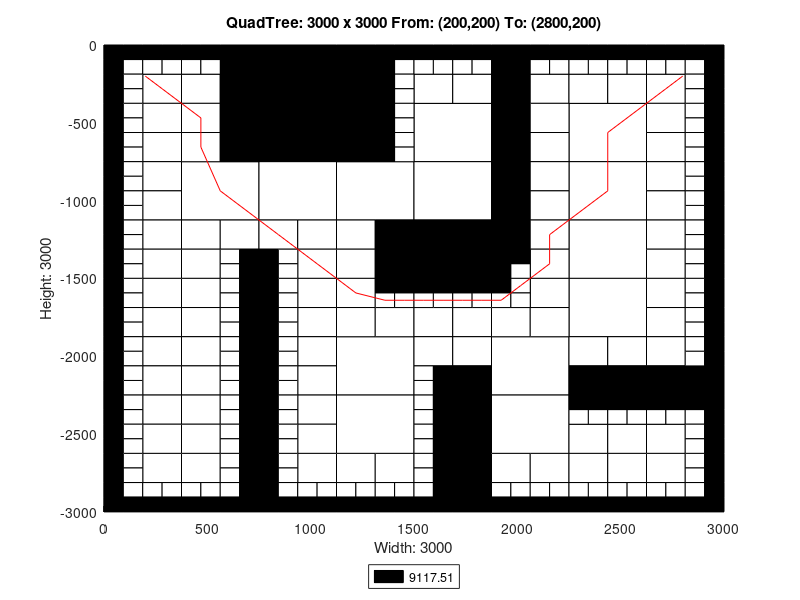

MATLAB code for this plot:
axis([0 3000 -3000 0]);
title('QuadTree: 3000 x 3000 From: (200,200) To: (2800,200)');
xlabel('Width: 3000');
ylabel('Height: 3000');
rectangle('Position',[750 -375 375 375], 'FaceColor',[0 0 0]);
rectangle('Position',[750 -750 375 375], 'FaceColor',[0 0 0]);
rectangle('Position',[375 -1125 375 375], 'FaceColor',[1 1 1]);
rectangle('Position',[750 -1125 375 375], 'FaceColor',[1 1 1]);
rectangle('Position',[1125 -1125 375 375], 'FaceColor',[1 1 1]);
rectangle('Position',[1500 -750 375 375], 'FaceColor',[1 1 1]);
rectangle('Position',[2250 -750 375 375], 'FaceColor',[1 1 1]);
rectangle('Position',[1500 -1125 375 375], 'FaceColor',[1 1 1]);
rectangle('Position',[1500 -1500 375 375], 'FaceColor',[0 0 0]);
rectangle('Position',[2250 -1125 375 375], 'FaceColor',[1 1 1]);
rectangle('Position',[2250 -1500 375 375], 'FaceColor',[1 1 1]);
rectangle('Position',[1125 -2250 375 375], 'FaceColor',[1 1 1]);
rectangle('Position',[1125 -2625 375 375], 'FaceColor',[1 1 1]);
rectangle('Position',[1875 -2250 375 375], 'FaceColor',[1 1 1]);
rectangle('Position',[2250 -1875 375 375], 'FaceColor',[1 1 1]);
rectangle('Position',[1875 -2625 375 375], 'FaceColor',[1 1 1]);
rectangle('Position',[187.5 -375 187.5 187.5], 'FaceColor',[1 1 1]);
rectangle('Position',[562.5 -187.5 187.5 187.5], 'FaceColor',[0 0 0]);
rectangle('Position',[375 -375 187.5 187.5], 'FaceColor',[1 1 1]);
rectangle('Position',[562.5 -375 187.5 187.5], 'FaceColor',[0 0 0]);
rectangle('Position',[187.5 -562.5 187.5 187.5], 'FaceColor',[1 1 1]);
rectangle('Position',[187.5 -750 187.5 187.5], 'FaceColor',[1 1 1]);
rectangle('Position',[375 -562.5 187.5 187.5], 'FaceColor',[1 1 1]);
rectangle('Position',[562.5 -562.5 187.5 187.5], 'FaceColor',[0 0 0]);
rectangle('Position',[375 -750 187.5 187.5], 'FaceColor',[1 1 1]);
rectangle('Position',[562.5 -750 187.5 187.5], 'FaceColor',[0 0 0]);
rectangle('Position',[1125 -187.5 187.5 187.5], 'FaceColor',[0 0 0]);
rectangle('Position',[1125 -375 187.5 187.5], 'FaceColor',[0 0 0]);
rectangle('Position',[1125 -562.5 187.5 187.5], 'FaceColor',[0 0 0]);
rectangle('Position',[1125 -750 187.5 187.5], 'FaceColor',[0 0 0]);
rectangle('Position',[187.5 -937.5 187.5 187.5], 'FaceColor',[1 1 1]);
rectangle('Position',[187.5 -1125 187.5 187.5], 'FaceColor',[1 1 1]);
rectangle('Position',[187.5 -1312.5 187.5 187.5], 'FaceColor',[1 1 1]);
rectangle('Position',[187.5 -1500 187.5 187.5], 'FaceColor',[1 1 1]);
rectangle('Position',[375 -1312.5 187.5 187.5], 'FaceColor',[1 1 1]);
rectangle('Position',[562.5 -1312.5 187.5 187.5], 'FaceColor',[1 1 1]);
rectangle('Position',[375 -1500 187.5 187.5], 'FaceColor',[1 1 1]);
rectangle('Position',[750 -1312.5 187.5 187.5], 'FaceColor',[1 1 1]);
rectangle('Position',[937.5 -1312.5 187.5 187.5], 'FaceColor',[1 1 1]);
rectangle('Position',[937.5 -1500 187.5 187.5], 'FaceColor',[1 1 1]);
rectangle('Position',[1125 -1312.5 187.5 187.5], 'FaceColor',[1 1 1]);
rectangle('Position',[1312.5 -1312.5 187.5 187.5], 'FaceColor',[0 0 0]);
rectangle('Position',[1125 -1500 187.5 187.5], 'FaceColor',[1 1 1]);
rectangle('Position',[1312.5 -1500 187.5 187.5], 'FaceColor',[0 0 0]);
rectangle('Position',[1500 -375 187.5 187.5], 'FaceColor',[1 1 1]);
rectangle('Position',[1687.5 -375 187.5 187.5], 'FaceColor',[1 1 1]);
rectangle('Position',[1875 -187.5 187.5 187.5], 'FaceColor',[0 0 0]);
rectangle('Position',[1875 -375 187.5 187.5], 'FaceColor',[0 0 0]);
rectangle('Position',[2062.5 -375 187.5 187.5], 'FaceColor',[1 1 1]);
rectangle('Position',[1875 -562.5 187.5 187.5], 'FaceColor',[0 0 0]);
rectangle('Position',[2062.5 -562.5 187.5 187.5], 'FaceColor',[1 1 1]);
rectangle('Position',[1875 -750 187.5 187.5], 'FaceColor',[0 0 0]);
rectangle('Position',[2062.5 -750 187.5 187.5], 'FaceColor',[1 1 1]);
rectangle('Position',[2250 -375 187.5 187.5], 'FaceColor',[1 1 1]);
rectangle('Position',[2437.5 -375 187.5 187.5], 'FaceColor',[1 1 1]);
rectangle('Position',[2625 -375 187.5 187.5], 'FaceColor',[1 1 1]);
rectangle('Position',[2625 -562.5 187.5 187.5], 'FaceColor',[1 1 1]);
rectangle('Position',[2625 -750 187.5 187.5], 'FaceColor',[1 1 1]);
rectangle('Position',[1875 -937.5 187.5 187.5], 'FaceColor',[0 0 0]);
rectangle('Position',[2062.5 -937.5 187.5 187.5], 'FaceColor',[1 1 1]);
rectangle('Position',[1875 -1125 187.5 187.5], 'FaceColor',[0 0 0]);
rectangle('Position',[2062.5 -1125 187.5 187.5], 'FaceColor',[1 1 1]);
rectangle('Position',[1875 -1312.5 187.5 187.5], 'FaceColor',[0 0 0]);
rectangle('Position',[2062.5 -1312.5 187.5 187.5], 'FaceColor',[1 1 1]);
rectangle('Position',[2062.5 -1500 187.5 187.5], 'FaceColor',[1 1 1]);
rectangle('Position',[2625 -937.5 187.5 187.5], 'FaceColor',[1 1 1]);
rectangle('Position',[2625 -1125 187.5 187.5], 'FaceColor',[1 1 1]);
rectangle('Position',[2625 -1312.5 187.5 187.5], 'FaceColor',[1 1 1]);
rectangle('Position',[2625 -1500 187.5 187.5], 'FaceColor',[1 1 1]);
rectangle('Position',[187.5 -1687.5 187.5 187.5], 'FaceColor',[1 1 1]);
rectangle('Position',[187.5 -1875 187.5 187.5], 'FaceColor',[1 1 1]);
rectangle('Position',[375 -1687.5 187.5 187.5], 'FaceColor',[1 1 1]);
rectangle('Position',[375 -1875 187.5 187.5], 'FaceColor',[1 1 1]);
rectangle('Position',[187.5 -2062.5 187.5 187.5], 'FaceColor',[1 1 1]);
rectangle('Position',[187.5 -2250 187.5 187.5], 'FaceColor',[1 1 1]);
rectangle('Position',[375 -2062.5 187.5 187.5], 'FaceColor',[1 1 1]);
rectangle('Position',[375 -2250 187.5 187.5], 'FaceColor',[1 1 1]);
rectangle('Position',[937.5 -1687.5 187.5 187.5], 'FaceColor',[1 1 1]);
rectangle('Position',[937.5 -1875 187.5 187.5], 'FaceColor',[1 1 1]);
rectangle('Position',[1125 -1687.5 187.5 187.5], 'FaceColor',[1 1 1]);
rectangle('Position',[1125 -1875 187.5 187.5], 'FaceColor',[1 1 1]);
rectangle('Position',[1312.5 -1875 187.5 187.5], 'FaceColor',[1 1 1]);
rectangle('Position',[937.5 -2062.5 187.5 187.5], 'FaceColor',[1 1 1]);
rectangle('Position',[937.5 -2250 187.5 187.5], 'FaceColor',[1 1 1]);
rectangle('Position',[187.5 -2437.5 187.5 187.5], 'FaceColor',[1 1 1]);
rectangle('Position',[187.5 -2625 187.5 187.5], 'FaceColor',[1 1 1]);
rectangle('Position',[375 -2437.5 187.5 187.5], 'FaceColor',[1 1 1]);
rectangle('Position',[375 -2625 187.5 187.5], 'FaceColor',[1 1 1]);
rectangle('Position',[187.5 -2812.5 187.5 187.5], 'FaceColor',[1 1 1]);
rectangle('Position',[375 -2812.5 187.5 187.5], 'FaceColor',[1 1 1]);
rectangle('Position',[937.5 -2437.5 187.5 187.5], 'FaceColor',[1 1 1]);
rectangle('Position',[937.5 -2625 187.5 187.5], 'FaceColor',[1 1 1]);
rectangle('Position',[937.5 -2812.5 187.5 187.5], 'FaceColor',[1 1 1]);
rectangle('Position',[1125 -2812.5 187.5 187.5], 'FaceColor',[1 1 1]);
rectangle('Position',[1312.5 -2812.5 187.5 187.5], 'FaceColor',[1 1 1]);
rectangle('Position',[1500 -1875 187.5 187.5], 'FaceColor',[1 1 1]);
rectangle('Position',[1687.5 -1875 187.5 187.5], 'FaceColor',[1 1 1]);
rectangle('Position',[2062.5 -1687.5 187.5 187.5], 'FaceColor',[1 1 1]);
rectangle('Position',[1875 -1875 187.5 187.5], 'FaceColor',[1 1 1]);
rectangle('Position',[2062.5 -1875 187.5 187.5], 'FaceColor',[1 1 1]);
rectangle('Position',[1500 -2062.5 187.5 187.5], 'FaceColor',[1 1 1]);
rectangle('Position',[1687.5 -2062.5 187.5 187.5], 'FaceColor',[1 1 1]);
rectangle('Position',[1687.5 -2250 187.5 187.5], 'FaceColor',[0 0 0]);
rectangle('Position',[2625 -1687.5 187.5 187.5], 'FaceColor',[1 1 1]);
rectangle('Position',[2625 -1875 187.5 187.5], 'FaceColor',[1 1 1]);
rectangle('Position',[2250 -2062.5 187.5 187.5], 'FaceColor',[1 1 1]);
rectangle('Position',[2437.5 -2062.5 187.5 187.5], 'FaceColor',[1 1 1]);
rectangle('Position',[2250 -2250 187.5 187.5], 'FaceColor',[0 0 0]);
rectangle('Position',[2437.5 -2250 187.5 187.5], 'FaceColor',[0 0 0]);
rectangle('Position',[2625 -2062.5 187.5 187.5], 'FaceColor',[1 1 1]);
rectangle('Position',[2625 -2250 187.5 187.5], 'FaceColor',[0 0 0]);
rectangle('Position',[2812.5 -2250 187.5 187.5], 'FaceColor',[0 0 0]);
rectangle('Position',[1687.5 -2437.5 187.5 187.5], 'FaceColor',[0 0 0]);
rectangle('Position',[1687.5 -2625 187.5 187.5], 'FaceColor',[0 0 0]);
rectangle('Position',[1687.5 -2812.5 187.5 187.5], 'FaceColor',[0 0 0]);
rectangle('Position',[1687.5 -3000 187.5 187.5], 'FaceColor',[0 0 0]);
rectangle('Position',[1875 -2812.5 187.5 187.5], 'FaceColor',[1 1 1]);
rectangle('Position',[2062.5 -2812.5 187.5 187.5], 'FaceColor',[1 1 1]);
rectangle('Position',[2250 -2625 187.5 187.5], 'FaceColor',[1 1 1]);
rectangle('Position',[2437.5 -2625 187.5 187.5], 'FaceColor',[1 1 1]);
rectangle('Position',[2625 -2625 187.5 187.5], 'FaceColor',[1 1 1]);
rectangle('Position',[2250 -2812.5 187.5 187.5], 'FaceColor',[1 1 1]);
rectangle('Position',[2437.5 -2812.5 187.5 187.5], 'FaceColor',[1 1 1]);
rectangle('Position',[2625 -2812.5 187.5 187.5], 'FaceColor',[1 1 1]);
rectangle('Position',[0 -93.75 93.75 93.75], 'FaceColor',[0 0 0]);
rectangle('Position',[93.75 -93.75 93.75 93.75], 'FaceColor',[0 0 0]);
rectangle('Position',[0 -187.5 93.75 93.75], 'FaceColor',[0 0 0]);
rectangle('Position',[93.75 -187.5 93.75 93.75], 'FaceColor',[1 1 1]);
rectangle('Position',[187.5 -93.75 93.75 93.75], 'FaceColor',[0 0 0]);
rectangle('Position',[281.25 -93.75 93.75 93.75], 'FaceColor',[0 0 0]);
rectangle('Position',[187.5 -187.5 93.75 93.75], 'FaceColor',[1 1 1]);
rectangle('Position',[281.25 -187.5 93.75 93.75], 'FaceColor',[1 1 1]);
rectangle('Position',[0 -281.25 93.75 93.75], 'FaceColor',[0 0 0]);
rectangle('Position',[93.75 -281.25 93.75 93.75], 'FaceColor',[1 1 1]);
rectangle('Position',[0 -375 93.75 93.75], 'FaceColor',[0 0 0]);
rectangle('Position',[93.75 -375 93.75 93.75], 'FaceColor',[1 1 1]);
rectangle('Position',[375 -93.75 93.75 93.75], 'FaceColor',[0 0 0]);
rectangle('Position',[468.75 -93.75 93.75 93.75], 'FaceColor',[0 0 0]);
rectangle('Position',[375 -187.5 93.75 93.75], 'FaceColor',[1 1 1]);
rectangle('Position',[468.75 -187.5 93.75 93.75], 'FaceColor',[1 1 1]);
rectangle('Position',[0 -468.75 93.75 93.75], 'FaceColor',[0 0 0]);
rectangle('Position',[93.75 -468.75 93.75 93.75], 'FaceColor',[1 1 1]);
rectangle('Position',[0 -562.5 93.75 93.75], 'FaceColor',[0 0 0]);
rectangle('Position',[93.75 -562.5 93.75 93.75], 'FaceColor',[1 1 1]);
rectangle('Position',[0 -656.25 93.75 93.75], 'FaceColor',[0 0 0]);
rectangle('Position',[93.75 -656.25 93.75 93.75], 'FaceColor',[1 1 1]);
rectangle('Position',[0 -750 93.75 93.75], 'FaceColor',[0 0 0]);
rectangle('Position',[93.75 -750 93.75 93.75], 'FaceColor',[1 1 1]);
rectangle('Position',[1312.5 -93.75 93.75 93.75], 'FaceColor',[0 0 0]);
rectangle('Position',[1406.25 -93.75 93.75 93.75], 'FaceColor',[0 0 0]);
rectangle('Position',[1312.5 -187.5 93.75 93.75], 'FaceColor',[0 0 0]);
rectangle('Position',[1406.25 -187.5 93.75 93.75], 'FaceColor',[1 1 1]);
rectangle('Position',[1312.5 -281.25 93.75 93.75], 'FaceColor',[0 0 0]);
rectangle('Position',[1406.25 -281.25 93.75 93.75], 'FaceColor',[1 1 1]);
rectangle('Position',[1312.5 -375 93.75 93.75], 'FaceColor',[0 0 0]);
rectangle('Position',[1406.25 -375 93.75 93.75], 'FaceColor',[1 1 1]);
rectangle('Position',[1312.5 -468.75 93.75 93.75], 'FaceColor',[0 0 0]);
rectangle('Position',[1406.25 -468.75 93.75 93.75], 'FaceColor',[1 1 1]);
rectangle('Position',[1312.5 -562.5 93.75 93.75], 'FaceColor',[0 0 0]);
rectangle('Position',[1406.25 -562.5 93.75 93.75], 'FaceColor',[1 1 1]);
rectangle('Position',[1312.5 -656.25 93.75 93.75], 'FaceColor',[0 0 0]);
rectangle('Position',[1406.25 -656.25 93.75 93.75], 'FaceColor',[1 1 1]);
rectangle('Position',[1312.5 -750 93.75 93.75], 'FaceColor',[0 0 0]);
rectangle('Position',[1406.25 -750 93.75 93.75], 'FaceColor',[1 1 1]);
rectangle('Position',[0 -843.75 93.75 93.75], 'FaceColor',[0 0 0]);
rectangle('Position',[93.75 -843.75 93.75 93.75], 'FaceColor',[1 1 1]);
rectangle('Position',[0 -937.5 93.75 93.75], 'FaceColor',[0 0 0]);
rectangle('Position',[93.75 -937.5 93.75 93.75], 'FaceColor',[1 1 1]);
rectangle('Position',[0 -1031.25 93.75 93.75], 'FaceColor',[0 0 0]);
rectangle('Position',[93.75 -1031.25 93.75 93.75], 'FaceColor',[1 1 1]);
rectangle('Position',[0 -1125 93.75 93.75], 'FaceColor',[0 0 0]);
rectangle('Position',[93.75 -1125 93.75 93.75], 'FaceColor',[1 1 1]);
rectangle('Position',[0 -1218.75 93.75 93.75], 'FaceColor',[0 0 0]);
rectangle('Position',[93.75 -1218.75 93.75 93.75], 'FaceColor',[1 1 1]);
rectangle('Position',[0 -1312.5 93.75 93.75], 'FaceColor',[0 0 0]);
rectangle('Position',[93.75 -1312.5 93.75 93.75], 'FaceColor',[1 1 1]);
rectangle('Position',[0 -1406.25 93.75 93.75], 'FaceColor',[0 0 0]);
rectangle('Position',[93.75 -1406.25 93.75 93.75], 'FaceColor',[1 1 1]);
rectangle('Position',[0 -1500 93.75 93.75], 'FaceColor',[0 0 0]);
rectangle('Position',[93.75 -1500 93.75 93.75], 'FaceColor',[1 1 1]);
rectangle('Position',[562.5 -1406.25 93.75 93.75], 'FaceColor',[1 1 1]);
rectangle('Position',[656.25 -1406.25 93.75 93.75], 'FaceColor',[0 0 0]);
rectangle('Position',[562.5 -1500 93.75 93.75], 'FaceColor',[1 1 1]);
rectangle('Position',[656.25 -1500 93.75 93.75], 'FaceColor',[0 0 0]);
rectangle('Position',[750 -1406.25 93.75 93.75], 'FaceColor',[0 0 0]);
rectangle('Position',[843.75 -1406.25 93.75 93.75], 'FaceColor',[1 1 1]);
rectangle('Position',[750 -1500 93.75 93.75], 'FaceColor',[0 0 0]);
rectangle('Position',[843.75 -1500 93.75 93.75], 'FaceColor',[1 1 1]);
rectangle('Position',[1500 -93.75 93.75 93.75], 'FaceColor',[0 0 0]);
rectangle('Position',[1593.75 -93.75 93.75 93.75], 'FaceColor',[0 0 0]);
rectangle('Position',[1500 -187.5 93.75 93.75], 'FaceColor',[1 1 1]);
rectangle('Position',[1593.75 -187.5 93.75 93.75], 'FaceColor',[1 1 1]);
rectangle('Position',[1687.5 -93.75 93.75 93.75], 'FaceColor',[0 0 0]);
rectangle('Position',[1781.25 -93.75 93.75 93.75], 'FaceColor',[0 0 0]);
rectangle('Position',[1687.5 -187.5 93.75 93.75], 'FaceColor',[1 1 1]);
rectangle('Position',[1781.25 -187.5 93.75 93.75], 'FaceColor',[1 1 1]);
rectangle('Position',[2062.5 -93.75 93.75 93.75], 'FaceColor',[0 0 0]);
rectangle('Position',[2156.25 -93.75 93.75 93.75], 'FaceColor',[0 0 0]);
rectangle('Position',[2062.5 -187.5 93.75 93.75], 'FaceColor',[1 1 1]);
rectangle('Position',[2156.25 -187.5 93.75 93.75], 'FaceColor',[1 1 1]);
rectangle('Position',[2250 -93.75 93.75 93.75], 'FaceColor',[0 0 0]);
rectangle('Position',[2343.75 -93.75 93.75 93.75], 'FaceColor',[0 0 0]);
rectangle('Position',[2250 -187.5 93.75 93.75], 'FaceColor',[1 1 1]);
rectangle('Position',[2343.75 -187.5 93.75 93.75], 'FaceColor',[1 1 1]);
rectangle('Position',[2437.5 -93.75 93.75 93.75], 'FaceColor',[0 0 0]);
rectangle('Position',[2531.25 -93.75 93.75 93.75], 'FaceColor',[0 0 0]);
rectangle('Position',[2437.5 -187.5 93.75 93.75], 'FaceColor',[1 1 1]);
rectangle('Position',[2531.25 -187.5 93.75 93.75], 'FaceColor',[1 1 1]);
rectangle('Position',[2625 -93.75 93.75 93.75], 'FaceColor',[0 0 0]);
rectangle('Position',[2718.75 -93.75 93.75 93.75], 'FaceColor',[0 0 0]);
rectangle('Position',[2625 -187.5 93.75 93.75], 'FaceColor',[1 1 1]);
rectangle('Position',[2718.75 -187.5 93.75 93.75], 'FaceColor',[1 1 1]);
rectangle('Position',[2812.5 -93.75 93.75 93.75], 'FaceColor',[0 0 0]);
rectangle('Position',[2906.25 -93.75 93.75 93.75], 'FaceColor',[0 0 0]);
rectangle('Position',[2812.5 -187.5 93.75 93.75], 'FaceColor',[1 1 1]);
rectangle('Position',[2906.25 -187.5 93.75 93.75], 'FaceColor',[0 0 0]);
rectangle('Position',[2812.5 -281.25 93.75 93.75], 'FaceColor',[1 1 1]);
rectangle('Position',[2906.25 -281.25 93.75 93.75], 'FaceColor',[0 0 0]);
rectangle('Position',[2812.5 -375 93.75 93.75], 'FaceColor',[1 1 1]);
rectangle('Position',[2906.25 -375 93.75 93.75], 'FaceColor',[0 0 0]);
rectangle('Position',[2812.5 -468.75 93.75 93.75], 'FaceColor',[1 1 1]);
rectangle('Position',[2906.25 -468.75 93.75 93.75], 'FaceColor',[0 0 0]);
rectangle('Position',[2812.5 -562.5 93.75 93.75], 'FaceColor',[1 1 1]);
rectangle('Position',[2906.25 -562.5 93.75 93.75], 'FaceColor',[0 0 0]);
rectangle('Position',[2812.5 -656.25 93.75 93.75], 'FaceColor',[1 1 1]);
rectangle('Position',[2906.25 -656.25 93.75 93.75], 'FaceColor',[0 0 0]);
rectangle('Position',[2812.5 -750 93.75 93.75], 'FaceColor',[1 1 1]);
rectangle('Position',[2906.25 -750 93.75 93.75], 'FaceColor',[0 0 0]);
rectangle('Position',[1875 -1406.25 93.75 93.75], 'FaceColor',[0 0 0]);
rectangle('Position',[1968.75 -1406.25 93.75 93.75], 'FaceColor',[0 0 0]);
rectangle('Position',[1875 -1500 93.75 93.75], 'FaceColor',[0 0 0]);
rectangle('Position',[1968.75 -1500 93.75 93.75], 'FaceColor',[1 1 1]);
rectangle('Position',[2812.5 -843.75 93.75 93.75], 'FaceColor',[1 1 1]);
rectangle('Position',[2906.25 -843.75 93.75 93.75], 'FaceColor',[0 0 0]);
rectangle('Position',[2812.5 -937.5 93.75 93.75], 'FaceColor',[1 1 1]);
rectangle('Position',[2906.25 -937.5 93.75 93.75], 'FaceColor',[0 0 0]);
rectangle('Position',[2812.5 -1031.25 93.75 93.75], 'FaceColor',[1 1 1]);
rectangle('Position',[2906.25 -1031.25 93.75 93.75], 'FaceColor',[0 0 0]);
rectangle('Position',[2812.5 -1125 93.75 93.75], 'FaceColor',[1 1 1]);
rectangle('Position',[2906.25 -1125 93.75 93.75], 'FaceColor',[0 0 0]);
rectangle('Position',[2812.5 -1218.75 93.75 93.75], 'FaceColor',[1 1 1]);
rectangle('Position',[2906.25 -1218.75 93.75 93.75], 'FaceColor',[0 0 0]);
rectangle('Position',[2812.5 -1312.5 93.75 93.75], 'FaceColor',[1 1 1]);
rectangle('Position',[2906.25 -1312.5 93.75 93.75], 'FaceColor',[0 0 0]);
rectangle('Position',[2812.5 -1406.25 93.75 93.75], 'FaceColor',[1 1 1]);
rectangle('Position',[2906.25 -1406.25 93.75 93.75], 'FaceColor',[0 0 0]);
rectangle('Position',[2812.5 -1500 93.75 93.75], 'FaceColor',[1 1 1]);
rectangle('Position',[2906.25 -1500 93.75 93.75], 'FaceColor',[0 0 0]);
rectangle('Position',[0 -1593.75 93.75 93.75], 'FaceColor',[0 0 0]);
rectangle('Position',[93.75 -1593.75 93.75 93.75], 'FaceColor',[1 1 1]);
rectangle('Position',[0 -1687.5 93.75 93.75], 'FaceColor',[0 0 0]);
rectangle('Position',[93.75 -1687.5 93.75 93.75], 'FaceColor',[1 1 1]);
rectangle('Position',[0 -1781.25 93.75 93.75], 'FaceColor',[0 0 0]);
rectangle('Position',[93.75 -1781.25 93.75 93.75], 'FaceColor',[1 1 1]);
rectangle('Position',[0 -1875 93.75 93.75], 'FaceColor',[0 0 0]);
rectangle('Position',[93.75 -1875 93.75 93.75], 'FaceColor',[1 1 1]);
rectangle('Position',[562.5 -1593.75 93.75 93.75], 'FaceColor',[1 1 1]);
rectangle('Position',[656.25 -1593.75 93.75 93.75], 'FaceColor',[0 0 0]);
rectangle('Position',[562.5 -1687.5 93.75 93.75], 'FaceColor',[1 1 1]);
rectangle('Position',[656.25 -1687.5 93.75 93.75], 'FaceColor',[0 0 0]);
rectangle('Position',[562.5 -1781.25 93.75 93.75], 'FaceColor',[1 1 1]);
rectangle('Position',[656.25 -1781.25 93.75 93.75], 'FaceColor',[0 0 0]);
rectangle('Position',[562.5 -1875 93.75 93.75], 'FaceColor',[1 1 1]);
rectangle('Position',[656.25 -1875 93.75 93.75], 'FaceColor',[0 0 0]);
rectangle('Position',[0 -1968.75 93.75 93.75], 'FaceColor',[0 0 0]);
rectangle('Position',[93.75 -1968.75 93.75 93.75], 'FaceColor',[1 1 1]);
rectangle('Position',[0 -2062.5 93.75 93.75], 'FaceColor',[0 0 0]);
rectangle('Position',[93.75 -2062.5 93.75 93.75], 'FaceColor',[1 1 1]);
rectangle('Position',[0 -2156.25 93.75 93.75], 'FaceColor',[0 0 0]);
rectangle('Position',[93.75 -2156.25 93.75 93.75], 'FaceColor',[1 1 1]);
rectangle('Position',[0 -2250 93.75 93.75], 'FaceColor',[0 0 0]);
rectangle('Position',[93.75 -2250 93.75 93.75], 'FaceColor',[1 1 1]);
rectangle('Position',[562.5 -1968.75 93.75 93.75], 'FaceColor',[1 1 1]);
rectangle('Position',[656.25 -1968.75 93.75 93.75], 'FaceColor',[0 0 0]);
rectangle('Position',[562.5 -2062.5 93.75 93.75], 'FaceColor',[1 1 1]);
rectangle('Position',[656.25 -2062.5 93.75 93.75], 'FaceColor',[0 0 0]);
rectangle('Position',[562.5 -2156.25 93.75 93.75], 'FaceColor',[1 1 1]);
rectangle('Position',[656.25 -2156.25 93.75 93.75], 'FaceColor',[0 0 0]);
rectangle('Position',[562.5 -2250 93.75 93.75], 'FaceColor',[1 1 1]);
rectangle('Position',[656.25 -2250 93.75 93.75], 'FaceColor',[0 0 0]);
rectangle('Position',[750 -1593.75 93.75 93.75], 'FaceColor',[0 0 0]);
rectangle('Position',[843.75 -1593.75 93.75 93.75], 'FaceColor',[1 1 1]);
rectangle('Position',[750 -1687.5 93.75 93.75], 'FaceColor',[0 0 0]);
rectangle('Position',[843.75 -1687.5 93.75 93.75], 'FaceColor',[1 1 1]);
rectangle('Position',[750 -1781.25 93.75 93.75], 'FaceColor',[0 0 0]);
rectangle('Position',[843.75 -1781.25 93.75 93.75], 'FaceColor',[1 1 1]);
rectangle('Position',[750 -1875 93.75 93.75], 'FaceColor',[0 0 0]);
rectangle('Position',[843.75 -1875 93.75 93.75], 'FaceColor',[1 1 1]);
rectangle('Position',[1312.5 -1593.75 93.75 93.75], 'FaceColor',[0 0 0]);
rectangle('Position',[1406.25 -1593.75 93.75 93.75], 'FaceColor',[0 0 0]);
rectangle('Position',[1312.5 -1687.5 93.75 93.75], 'FaceColor',[1 1 1]);
rectangle('Position',[1406.25 -1687.5 93.75 93.75], 'FaceColor',[1 1 1]);
rectangle('Position',[750 -1968.75 93.75 93.75], 'FaceColor',[0 0 0]);
rectangle('Position',[843.75 -1968.75 93.75 93.75], 'FaceColor',[1 1 1]);
rectangle('Position',[750 -2062.5 93.75 93.75], 'FaceColor',[0 0 0]);
rectangle('Position',[843.75 -2062.5 93.75 93.75], 'FaceColor',[1 1 1]);
rectangle('Position',[750 -2156.25 93.75 93.75], 'FaceColor',[0 0 0]);
rectangle('Position',[843.75 -2156.25 93.75 93.75], 'FaceColor',[1 1 1]);
rectangle('Position',[750 -2250 93.75 93.75], 'FaceColor',[0 0 0]);
rectangle('Position',[843.75 -2250 93.75 93.75], 'FaceColor',[1 1 1]);
rectangle('Position',[0 -2343.75 93.75 93.75], 'FaceColor',[0 0 0]);
rectangle('Position',[93.75 -2343.75 93.75 93.75], 'FaceColor',[1 1 1]);
rectangle('Position',[0 -2437.5 93.75 93.75], 'FaceColor',[0 0 0]);
rectangle('Position',[93.75 -2437.5 93.75 93.75], 'FaceColor',[1 1 1]);
rectangle('Position',[0 -2531.25 93.75 93.75], 'FaceColor',[0 0 0]);
rectangle('Position',[93.75 -2531.25 93.75 93.75], 'FaceColor',[1 1 1]);
rectangle('Position',[0 -2625 93.75 93.75], 'FaceColor',[0 0 0]);
rectangle('Position',[93.75 -2625 93.75 93.75], 'FaceColor',[1 1 1]);
rectangle('Position',[562.5 -2343.75 93.75 93.75], 'FaceColor',[1 1 1]);
rectangle('Position',[656.25 -2343.75 93.75 93.75], 'FaceColor',[0 0 0]);
rectangle('Position',[562.5 -2437.5 93.75 93.75], 'FaceColor',[1 1 1]);
rectangle('Position',[656.25 -2437.5 93.75 93.75], 'FaceColor',[0 0 0]);
rectangle('Position',[562.5 -2531.25 93.75 93.75], 'FaceColor',[1 1 1]);
rectangle('Position',[656.25 -2531.25 93.75 93.75], 'FaceColor',[0 0 0]);
rectangle('Position',[562.5 -2625 93.75 93.75], 'FaceColor',[1 1 1]);
rectangle('Position',[656.25 -2625 93.75 93.75], 'FaceColor',[0 0 0]);
rectangle('Position',[0 -2718.75 93.75 93.75], 'FaceColor',[0 0 0]);
rectangle('Position',[93.75 -2718.75 93.75 93.75], 'FaceColor',[1 1 1]);
rectangle('Position',[0 -2812.5 93.75 93.75], 'FaceColor',[0 0 0]);
rectangle('Position',[93.75 -2812.5 93.75 93.75], 'FaceColor',[1 1 1]);
rectangle('Position',[0 -2906.25 93.75 93.75], 'FaceColor',[0 0 0]);
rectangle('Position',[93.75 -2906.25 93.75 93.75], 'FaceColor',[1 1 1]);
rectangle('Position',[0 -3000 93.75 93.75], 'FaceColor',[0 0 0]);
rectangle('Position',[93.75 -3000 93.75 93.75], 'FaceColor',[0 0 0]);
rectangle('Position',[187.5 -2906.25 93.75 93.75], 'FaceColor',[1 1 1]);
rectangle('Position',[281.25 -2906.25 93.75 93.75], 'FaceColor',[1 1 1]);
rectangle('Position',[187.5 -3000 93.75 93.75], 'FaceColor',[0 0 0]);
rectangle('Position',[281.25 -3000 93.75 93.75], 'FaceColor',[0 0 0]);
rectangle('Position',[562.5 -2718.75 93.75 93.75], 'FaceColor',[1 1 1]);
rectangle('Position',[656.25 -2718.75 93.75 93.75], 'FaceColor',[0 0 0]);
rectangle('Position',[562.5 -2812.5 93.75 93.75], 'FaceColor',[1 1 1]);
rectangle('Position',[656.25 -2812.5 93.75 93.75], 'FaceColor',[0 0 0]);
rectangle('Position',[375 -2906.25 93.75 93.75], 'FaceColor',[1 1 1]);
rectangle('Position',[468.75 -2906.25 93.75 93.75], 'FaceColor',[1 1 1]);
rectangle('Position',[375 -3000 93.75 93.75], 'FaceColor',[0 0 0]);
rectangle('Position',[468.75 -3000 93.75 93.75], 'FaceColor',[0 0 0]);
rectangle('Position',[562.5 -2906.25 93.75 93.75], 'FaceColor',[1 1 1]);
rectangle('Position',[656.25 -2906.25 93.75 93.75], 'FaceColor',[0 0 0]);
rectangle('Position',[562.5 -3000 93.75 93.75], 'FaceColor',[0 0 0]);
rectangle('Position',[656.25 -3000 93.75 93.75], 'FaceColor',[0 0 0]);
rectangle('Position',[750 -2343.75 93.75 93.75], 'FaceColor',[0 0 0]);
rectangle('Position',[843.75 -2343.75 93.75 93.75], 'FaceColor',[1 1 1]);
rectangle('Position',[750 -2437.5 93.75 93.75], 'FaceColor',[0 0 0]);
rectangle('Position',[843.75 -2437.5 93.75 93.75], 'FaceColor',[1 1 1]);
rectangle('Position',[750 -2531.25 93.75 93.75], 'FaceColor',[0 0 0]);
rectangle('Position',[843.75 -2531.25 93.75 93.75], 'FaceColor',[1 1 1]);
rectangle('Position',[750 -2625 93.75 93.75], 'FaceColor',[0 0 0]);
rectangle('Position',[843.75 -2625 93.75 93.75], 'FaceColor',[1 1 1]);
rectangle('Position',[750 -2718.75 93.75 93.75], 'FaceColor',[0 0 0]);
rectangle('Position',[843.75 -2718.75 93.75 93.75], 'FaceColor',[1 1 1]);
rectangle('Position',[750 -2812.5 93.75 93.75], 'FaceColor',[0 0 0]);
rectangle('Position',[843.75 -2812.5 93.75 93.75], 'FaceColor',[1 1 1]);
rectangle('Position',[750 -2906.25 93.75 93.75], 'FaceColor',[0 0 0]);
rectangle('Position',[843.75 -2906.25 93.75 93.75], 'FaceColor',[1 1 1]);
rectangle('Position',[750 -3000 93.75 93.75], 'FaceColor',[0 0 0]);
rectangle('Position',[843.75 -3000 93.75 93.75], 'FaceColor',[0 0 0]);
rectangle('Position',[937.5 -2906.25 93.75 93.75], 'FaceColor',[1 1 1]);
rectangle('Position',[1031.25 -2906.25 93.75 93.75], 'FaceColor',[1 1 1]);
rectangle('Position',[937.5 -3000 93.75 93.75], 'FaceColor',[0 0 0]);
rectangle('Position',[1031.25 -3000 93.75 93.75], 'FaceColor',[0 0 0]);
rectangle('Position',[1125 -2906.25 93.75 93.75], 'FaceColor',[1 1 1]);
rectangle('Position',[1218.75 -2906.25 93.75 93.75], 'FaceColor',[1 1 1]);
rectangle('Position',[1125 -3000 93.75 93.75], 'FaceColor',[0 0 0]);
rectangle('Position',[1218.75 -3000 93.75 93.75], 'FaceColor',[0 0 0]);
rectangle('Position',[1312.5 -2906.25 93.75 93.75], 'FaceColor',[1 1 1]);
rectangle('Position',[1406.25 -2906.25 93.75 93.75], 'FaceColor',[1 1 1]);
rectangle('Position',[1312.5 -3000 93.75 93.75], 'FaceColor',[0 0 0]);
rectangle('Position',[1406.25 -3000 93.75 93.75], 'FaceColor',[0 0 0]);
rectangle('Position',[1500 -1593.75 93.75 93.75], 'FaceColor',[0 0 0]);
rectangle('Position',[1593.75 -1593.75 93.75 93.75], 'FaceColor',[0 0 0]);
rectangle('Position',[1500 -1687.5 93.75 93.75], 'FaceColor',[1 1 1]);
rectangle('Position',[1593.75 -1687.5 93.75 93.75], 'FaceColor',[1 1 1]);
rectangle('Position',[1687.5 -1593.75 93.75 93.75], 'FaceColor',[0 0 0]);
rectangle('Position',[1781.25 -1593.75 93.75 93.75], 'FaceColor',[0 0 0]);
rectangle('Position',[1687.5 -1687.5 93.75 93.75], 'FaceColor',[1 1 1]);
rectangle('Position',[1781.25 -1687.5 93.75 93.75], 'FaceColor',[1 1 1]);
rectangle('Position',[1875 -1593.75 93.75 93.75], 'FaceColor',[0 0 0]);
rectangle('Position',[1968.75 -1593.75 93.75 93.75], 'FaceColor',[1 1 1]);
rectangle('Position',[1875 -1687.5 93.75 93.75], 'FaceColor',[1 1 1]);
rectangle('Position',[1968.75 -1687.5 93.75 93.75], 'FaceColor',[1 1 1]);
rectangle('Position',[1500 -2156.25 93.75 93.75], 'FaceColor',[1 1 1]);
rectangle('Position',[1593.75 -2156.25 93.75 93.75], 'FaceColor',[0 0 0]);
rectangle('Position',[1500 -2250 93.75 93.75], 'FaceColor',[1 1 1]);
rectangle('Position',[1593.75 -2250 93.75 93.75], 'FaceColor',[0 0 0]);
rectangle('Position',[2812.5 -1593.75 93.75 93.75], 'FaceColor',[1 1 1]);
rectangle('Position',[2906.25 -1593.75 93.75 93.75], 'FaceColor',[0 0 0]);
rectangle('Position',[2812.5 -1687.5 93.75 93.75], 'FaceColor',[1 1 1]);
rectangle('Position',[2906.25 -1687.5 93.75 93.75], 'FaceColor',[0 0 0]);
rectangle('Position',[2812.5 -1781.25 93.75 93.75], 'FaceColor',[1 1 1]);
rectangle('Position',[2906.25 -1781.25 93.75 93.75], 'FaceColor',[0 0 0]);
rectangle('Position',[2812.5 -1875 93.75 93.75], 'FaceColor',[1 1 1]);
rectangle('Position',[2906.25 -1875 93.75 93.75], 'FaceColor',[0 0 0]);
rectangle('Position',[2812.5 -1968.75 93.75 93.75], 'FaceColor',[1 1 1]);
rectangle('Position',[2906.25 -1968.75 93.75 93.75], 'FaceColor',[0 0 0]);
rectangle('Position',[2812.5 -2062.5 93.75 93.75], 'FaceColor',[1 1 1]);
rectangle('Position',[2906.25 -2062.5 93.75 93.75], 'FaceColor',[0 0 0]);
rectangle('Position',[1500 -2343.75 93.75 93.75], 'FaceColor',[1 1 1]);
rectangle('Position',[1593.75 -2343.75 93.75 93.75], 'FaceColor',[0 0 0]);
rectangle('Position',[1500 -2437.5 93.75 93.75], 'FaceColor',[1 1 1]);
rectangle('Position',[1593.75 -2437.5 93.75 93.75], 'FaceColor',[0 0 0]);
rectangle('Position',[1500 -2531.25 93.75 93.75], 'FaceColor',[1 1 1]);
rectangle('Position',[1593.75 -2531.25 93.75 93.75], 'FaceColor',[0 0 0]);
rectangle('Position',[1500 -2625 93.75 93.75], 'FaceColor',[1 1 1]);
rectangle('Position',[1593.75 -2625 93.75 93.75], 'FaceColor',[0 0 0]);
rectangle('Position',[1500 -2718.75 93.75 93.75], 'FaceColor',[1 1 1]);
rectangle('Position',[1593.75 -2718.75 93.75 93.75], 'FaceColor',[0 0 0]);
rectangle('Position',[1500 -2812.5 93.75 93.75], 'FaceColor',[1 1 1]);
rectangle('Position',[1593.75 -2812.5 93.75 93.75], 'FaceColor',[0 0 0]);
rectangle('Position',[1500 -2906.25 93.75 93.75], 'FaceColor',[1 1 1]);
rectangle('Position',[1593.75 -2906.25 93.75 93.75], 'FaceColor',[0 0 0]);
rectangle('Position',[1500 -3000 93.75 93.75], 'FaceColor',[0 0 0]);
rectangle('Position',[1593.75 -3000 93.75 93.75], 'FaceColor',[0 0 0]);
rectangle('Position',[1875 -2906.25 93.75 93.75], 'FaceColor',[1 1 1]);
rectangle('Position',[1968.75 -2906.25 93.75 93.75], 'FaceColor',[1 1 1]);
rectangle('Position',[1875 -3000 93.75 93.75], 'FaceColor',[0 0 0]);
rectangle('Position',[1968.75 -3000 93.75 93.75], 'FaceColor',[0 0 0]);
rectangle('Position',[2062.5 -2906.25 93.75 93.75], 'FaceColor',[1 1 1]);
rectangle('Position',[2156.25 -2906.25 93.75 93.75], 'FaceColor',[1 1 1]);
rectangle('Position',[2062.5 -3000 93.75 93.75], 'FaceColor',[0 0 0]);
rectangle('Position',[2156.25 -3000 93.75 93.75], 'FaceColor',[0 0 0]);
rectangle('Position',[2250 -2343.75 93.75 93.75], 'FaceColor',[0 0 0]);
rectangle('Position',[2343.75 -2343.75 93.75 93.75], 'FaceColor',[0 0 0]);
rectangle('Position',[2250 -2437.5 93.75 93.75], 'FaceColor',[1 1 1]);
rectangle('Position',[2343.75 -2437.5 93.75 93.75], 'FaceColor',[1 1 1]);
rectangle('Position',[2437.5 -2343.75 93.75 93.75], 'FaceColor',[0 0 0]);
rectangle('Position',[2531.25 -2343.75 93.75 93.75], 'FaceColor',[0 0 0]);
rectangle('Position',[2437.5 -2437.5 93.75 93.75], 'FaceColor',[1 1 1]);
rectangle('Position',[2531.25 -2437.5 93.75 93.75], 'FaceColor',[1 1 1]);
rectangle('Position',[2625 -2343.75 93.75 93.75], 'FaceColor',[0 0 0]);
rectangle('Position',[2718.75 -2343.75 93.75 93.75], 'FaceColor',[0 0 0]);
rectangle('Position',[2625 -2437.5 93.75 93.75], 'FaceColor',[1 1 1]);
rectangle('Position',[2718.75 -2437.5 93.75 93.75], 'FaceColor',[1 1 1]);
rectangle('Position',[2812.5 -2343.75 93.75 93.75], 'FaceColor',[0 0 0]);
rectangle('Position',[2906.25 -2343.75 93.75 93.75], 'FaceColor',[0 0 0]);
rectangle('Position',[2812.5 -2437.5 93.75 93.75], 'FaceColor',[1 1 1]);
rectangle('Position',[2906.25 -2437.5 93.75 93.75], 'FaceColor',[0 0 0]);
rectangle('Position',[2812.5 -2531.25 93.75 93.75], 'FaceColor',[1 1 1]);
rectangle('Position',[2906.25 -2531.25 93.75 93.75], 'FaceColor',[0 0 0]);
rectangle('Position',[2812.5 -2625 93.75 93.75], 'FaceColor',[1 1 1]);
rectangle('Position',[2906.25 -2625 93.75 93.75], 'FaceColor',[0 0 0]);
rectangle('Position',[2250 -2906.25 93.75 93.75], 'FaceColor',[1 1 1]);
rectangle('Position',[2343.75 -2906.25 93.75 93.75], 'FaceColor',[1 1 1]);
rectangle('Position',[2250 -3000 93.75 93.75], 'FaceColor',[0 0 0]);
rectangle('Position',[2343.75 -3000 93.75 93.75], 'FaceColor',[0 0 0]);
rectangle('Position',[2437.5 -2906.25 93.75 93.75], 'FaceColor',[1 1 1]);
rectangle('Position',[2531.25 -2906.25 93.75 93.75], 'FaceColor',[1 1 1]);
rectangle('Position',[2437.5 -3000 93.75 93.75], 'FaceColor',[0 0 0]);
rectangle('Position',[2531.25 -3000 93.75 93.75], 'FaceColor',[0 0 0]);
rectangle('Position',[2812.5 -2718.75 93.75 93.75], 'FaceColor',[1 1 1]);
rectangle('Position',[2906.25 -2718.75 93.75 93.75], 'FaceColor',[0 0 0]);
rectangle('Position',[2812.5 -2812.5 93.75 93.75], 'FaceColor',[1 1 1]);
rectangle('Position',[2906.25 -2812.5 93.75 93.75], 'FaceColor',[0 0 0]);
rectangle('Position',[2625 -2906.25 93.75 93.75], 'FaceColor',[1 1 1]);
rectangle('Position',[2718.75 -2906.25 93.75 93.75], 'FaceColor',[1 1 1]);
rectangle('Position',[2625 -3000 93.75 93.75], 'FaceColor',[0 0 0]);
rectangle('Position',[2718.75 -3000 93.75 93.75], 'FaceColor',[0 0 0]);
rectangle('Position',[2812.5 -2906.25 93.75 93.75], 'FaceColor',[1 1 1]);
rectangle('Position',[2906.25 -2906.25 93.75 93.75], 'FaceColor',[0 0 0]);
rectangle('Position',[2812.5 -3000 93.75 93.75], 'FaceColor',[0 0 0]);
rectangle('Position',[2906.25 -3000 93.75 93.75], 'FaceColor',[0 0 0]);
X=[2800,2718.75,2437.5,2437.5,2156.25,2156.25,2015.62,1921.88,1828.12,1734.38,1640.62,1546.88,1453.12,1359.38,1218.75,1031.25,843.75,562.5,468.75,468.75,281.25,200];
Y=[-200,-281.25,-562.5,-937.5,-1218.75,-1406.25,-1546.88,-1640.62,-1640.62,-1640.62,-1640.62,-1640.62,-1640.62,-1640.62,-1593.75,-1406.25,-1218.75,-937.5,-656.25,-468.75,-281.25,-200];
hold on;
plot(X,Y,'r');
legend('9117.51','Location','southoutside');
